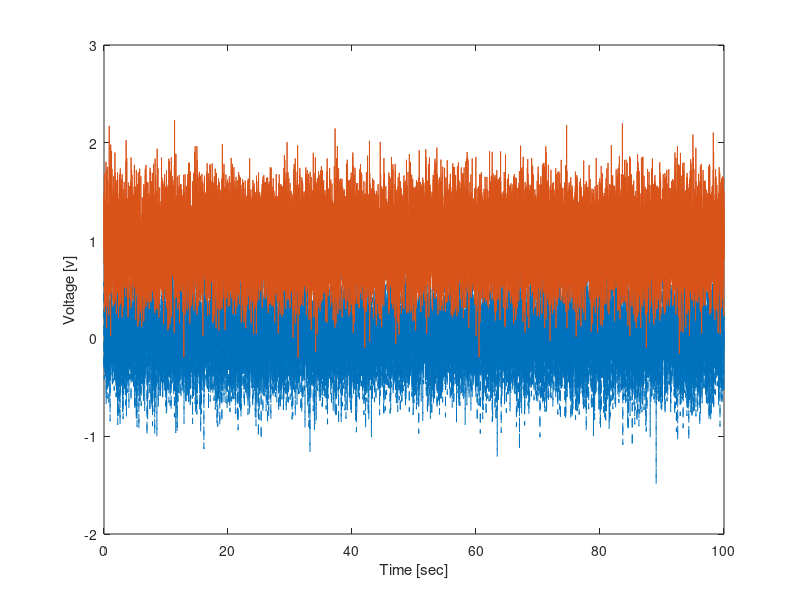
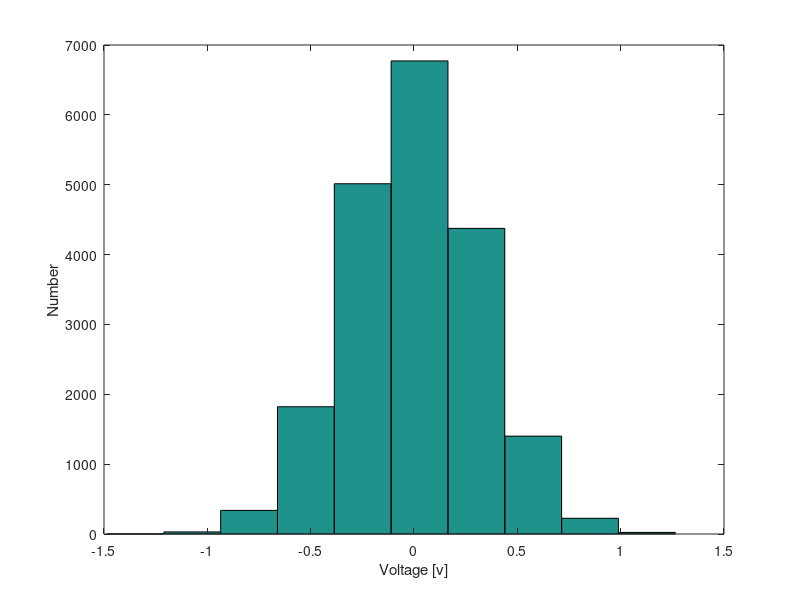
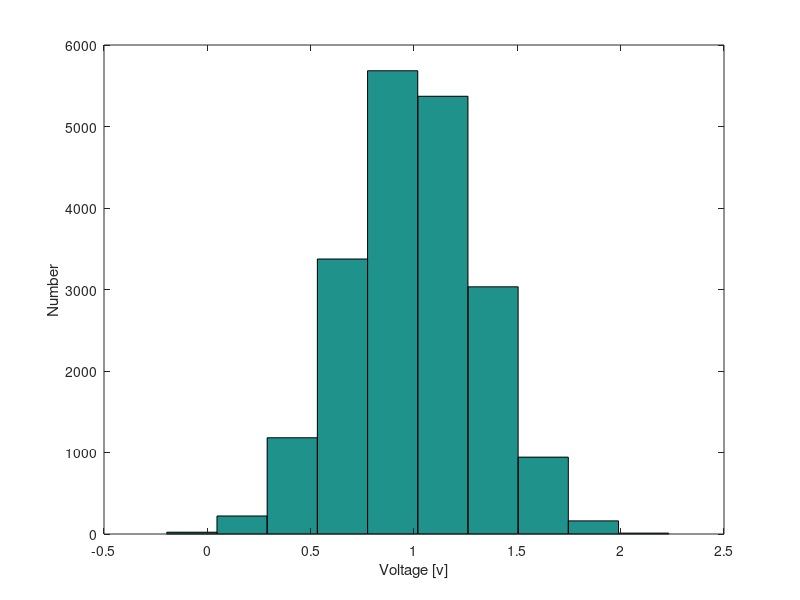
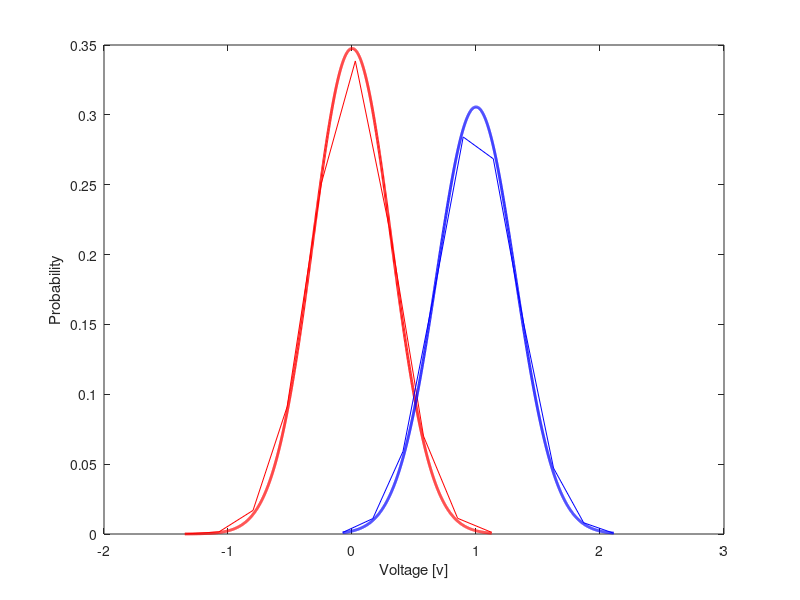

Write MATLAB code to recreate these figures, in order.
%% Home work1 
% To get the data of the messages.mat
%---> Find the pdf from the message.
%---> Find the likelihood ratio & MLD rule.
%---> Find the error probability.
clear all
close all
load messages.mat; 

figure(1)
plot(t_m, m0, '--', t_m, m1, '-')

xlabel('Time [sec]')
ylabel('Voltage [v]')

figure(2) 
hist(m0);
xlabel('Voltage [v]')
ylabel('Number')

figure(3) 
hist(m1);
xlabel('Voltage [v]')
ylabel('Number')
%% Find the pdf from message m0 & m1
figure(4)
set(gcf,'numbertitle','off','name', 'Probability Distribution messasge m0 & m1');
[a,c]=hist(m0); 
b=a./20001;
plot(c,b,'r-');
xlabel('Voltage [v]')
ylabel('Probability')
hold on
[mean_m0,var_m0,muci,sigmaci] = normfit(m0)
[bincounts,binpositions] = hist(m0);
binwidth = binpositions(2) - binpositions(1);
histarea = binwidth*sum(bincounts)/20001;
x = binpositions(1):0.001:binpositions(end);
y = normpdf(x,mean_m0,var_m0);
plot(x,histarea*y,'r','LineWidth',2)
hold on
[a,c]=hist(m1); 
b=a./20001;
plot(c,b,'b-');
xlabel('Voltage [v]')
ylabel('Probability')
hold on
[mean_m1,var_m1,muci1,sigmaci1] = normfit(m1)
[bincounts,binpositions] = hist(m1);
binwidth = binpositions(2) - binpositions(1);
histarea = binwidth*sum(bincounts)/20001;
x = binpositions(1):0.001:binpositions(end);
y = normpdf(x,mean_m1,var_m1);
plot(x,histarea*y,'b','LineWidth',2)
%% Find the error m0 & m1
x = -5:0.1:5;

error_d1_m0 = quad('4/3*exp((-x.^2)/0.18)',0.65,5);
error_d0_m1 =quad('4/3*exp((-(x-1).^2)/0.18)',-5,0.5);




%% Signal & Noise
% To get the data of the signal.mat
%---> Decide the signal from the signal+noise data.
%---> How many errors will be the result?
load signal.mat;

figure,
plot(t_s, s_n, '-')
xlabel('Time [sec]')
ylabel('Voltage [v]')
figure, 
hist(s_n);
xlabel('Voltage [v]')
ylabel('Number')

%% KALMAN FILTER
T = 0.1; %( step size)
Time = [0:T:200];
N = length(t_s);
z=s_n;
%z_true = 10 + 5*cos(2*pi*Time/25) + 5*cos(2*pi*Time/50);
% *********** Initial Parameter for Kalman Filtering ***********

F = [1 T; 0 1]; % transition matrix
H = [1 0];      % measurement matrix 

% measurement noise covariance 
R = 15; 

% process noise covariance 
Q = 0.15;

P = [0 0; 0 0];


x_initial = [0 ; 0]; % initial state vector
x_hat = x_initial; % initial state estimate

% ****************** Kalman Filtering ********************
for k = 1:N
    % Update the most recent state estimate to the present time.
    x_hat = (F * x_hat) ;

    % initial estimation covariance
    P_k = F*P*F' + Q;

    %  covariance of the Correction Vector
    Re = (H * P_k * H') + R ;

    %  Kalman Gain matrix.
    K_k = P_k * H'* inv(Re);

    % Update the state estimate.
    x_hat = x_hat + (K_k * (z(k) - (H * x_hat)));

    % Compute the covariance of the estimation error.
    I = eye(2,2);
    P_k = (I - (K_k * H)) * P_k;

    xest(:,k)=x_hat;
end

% *******************   Error ***********************

error_Kalman = mean(sqrt((z-xest(1,:)).^2))     % Kalman 

% ********************** Figure *****************
figure,
plot (t_s,z,'-')
hold on 
plot ( t_s,xest(1,:),'r-', 'linewidth',3); % title('Kalman Filter')  % Kalman 
xlabel('Time [sec]', 'fontsize',16)
ylabel('Voltage [V]', 'fontsize',16)
legend('Measured data','Kalman')
set(gca, 'fontsize', 16);
hold off
